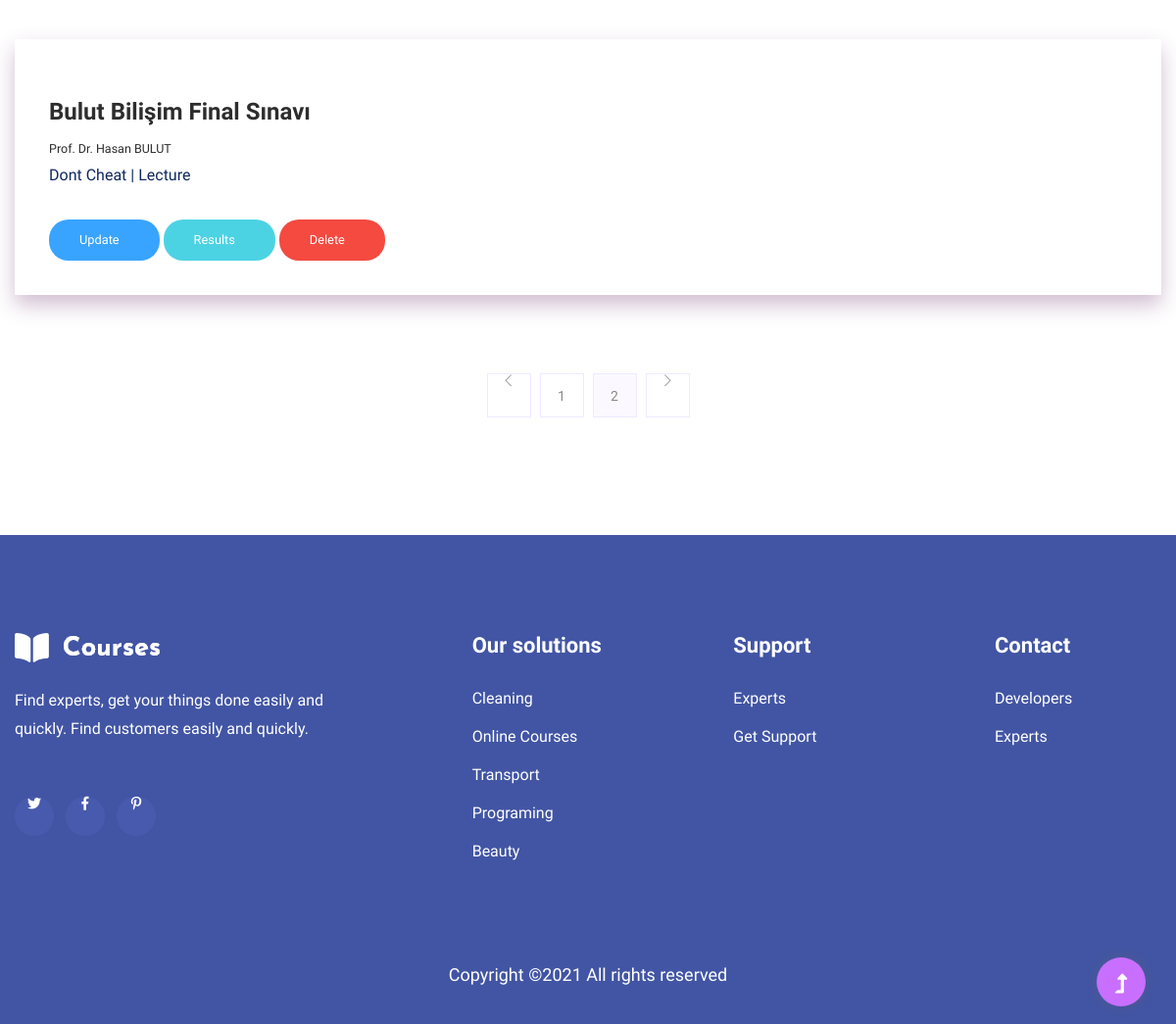
Page /exam/index/ (lower part) on the earlier database version.
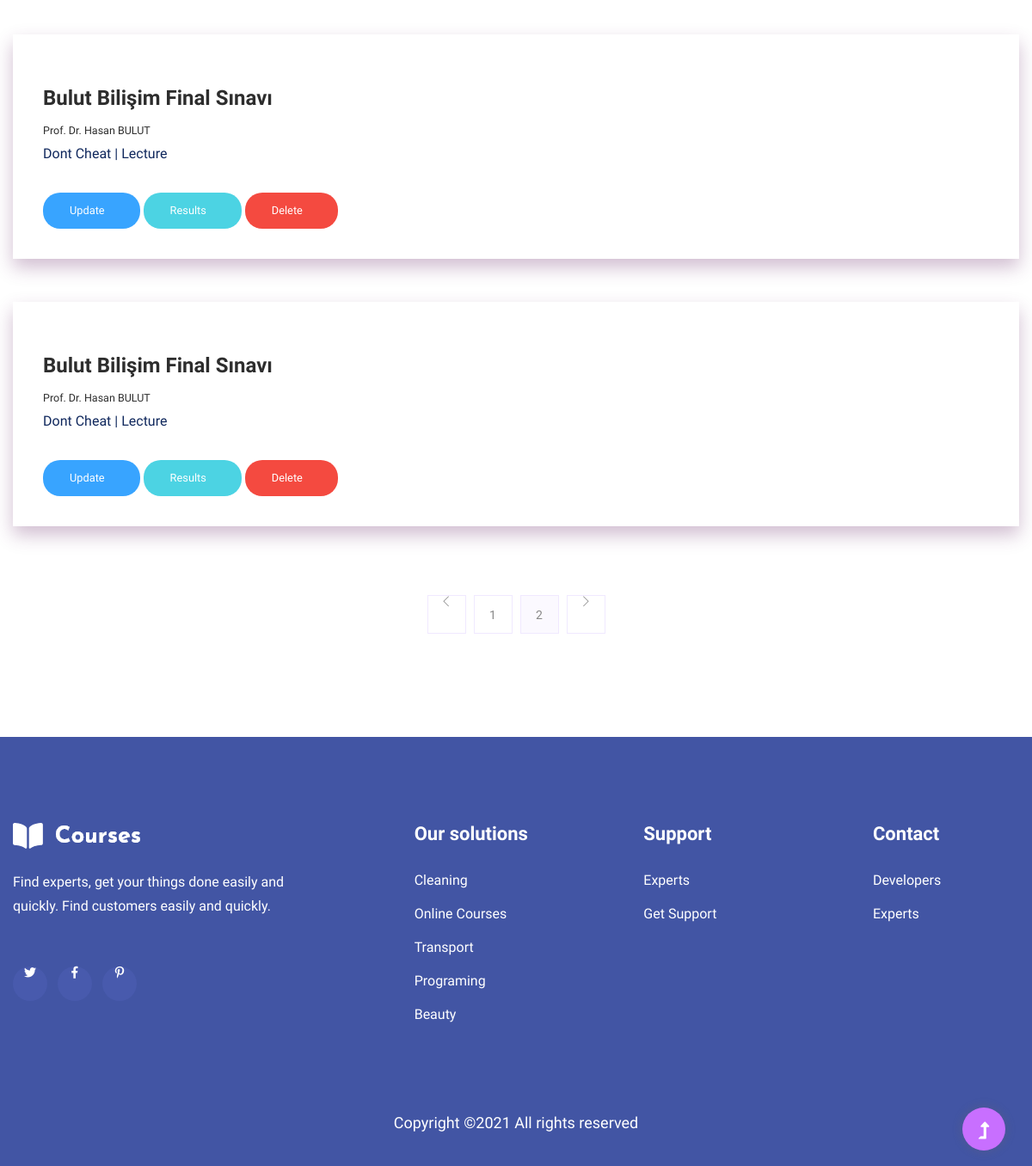
Same page on the later database version.
### exam/models.py (models this page shows, shortened)
class Exam(models.Model):
    id = CharField(max_length=20, primary_key=True, db_column='id')
    name = CharField(max_length=100, db_column='EXNAME')
    organizer = ForeignKey(User,
                           default=None,
                           db_column='ORGANIZER',
                           on_delete=models.CASCADE)
    start_time = DateTimeField(db_column='START')
    end_time = DateTimeField(db_column='END')
    class Meta:
        db_table = "EXAM"

### exam/views.py (the view)
def exam_index(request):
    exams= Exam.objects.all()
    return render(request,'instructor.html',{'exams':exams})

### templates/instructor.html (shortened to what this page needs)
{% extends 'base.html' %}
{% load static %}
{% block body %}
    <main>
        <section class="blog_area section-padding">
            <div class="container">
                <div class="row">
                    <div class="col-lg-12 mb-12 mb-lg-12">
                        <div class="blog_left_sidebar">
                            {% for exam in exams %}
                            <article class="blog_item">
                                <div class="blog_details">
                                    <a class="d-inline-block" href="#">
                                        <h2 class="blog-head" style="color: #2d2d2d;">{{ exam.name }}</h2>
                                    </a>
                                        <h5 class="blog-head" style="color: #2d2d2d;">Prof. Dr. Hasan BULUT</h5>
                                    <p>Dont Cheat | Lecture</p>
                                    <div class="d-inline-block">
                                        <a href="#" class="genric-btn info circle arrow">Update</a>
                                        <a href="#" class="genric-btn success circle arrow">Results</a>
                                        <a href="#" class="genric-btn danger circle arrow">Delete</a>
                                    </div>
                                    </div>
                            </article>
                            {% endfor%}
                            <nav class="blog-pagination justify-content-center d-flex">
                                <ul class="pagination">
                                    <li class="page-item">
                                        <a href="#" class="page-link" aria-label="Previous">
                                            <i class="ti-angle-left"></i>
                                        </a>
                                    </li>
                                    <li class="page-item">
                                        <a href="#" class="page-link">1</a>
                                    </li>
                                    <li class="page-item active">
                                        <a href="#" class="page-link">2</a>
                                    </li>
                                    <li class="page-item">
                                        <a href="#" class="page-link" aria-label="Next">
                                            <i class="ti-angle-right"></i>
                                        </a>
                                    </li>
                                </ul>
                            </nav>
                        </div>
                    </div>
                </div>
            </div>
        </section>
    </main>
{% endblock%}

Differences in the rows shown:
added Exam: name "Bulut Bilişim Final Sınavı"
